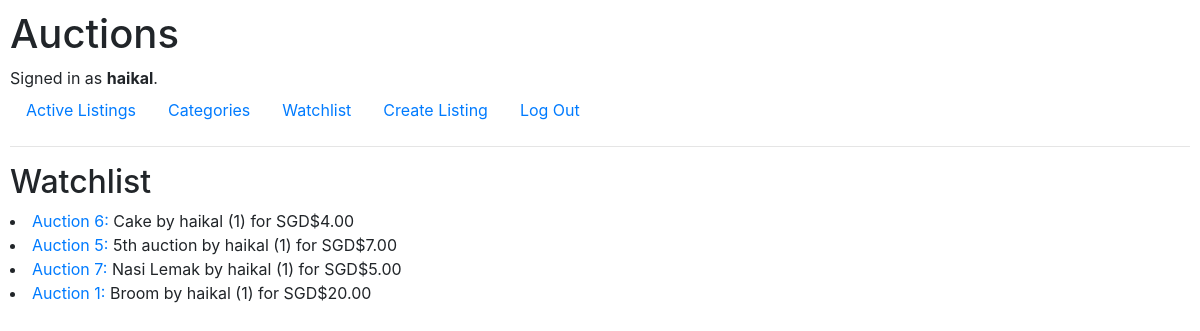
/auctions/watchlist (signed in), run on the app's committed database.
### auctions/models.py (models this page shows, shortened)
class User(AbstractUser):
    country = models.CharField(max_length=64)
    def __str__(self):
        return f"{self.username} ({self.id})"

class Auction(models.Model):
    BOOKS = 'Books'
    AUTOMOBILE = 'Automobile'
    TOYS = 'Toys'
    FOOD = 'Food'
    CLOTHING = 'Clothing'
    OTHERS = 'Others'
    CATEGORIES_CHOICES = [
        (BOOKS, 'Books'),
        (AUTOMOBILE, 'Automobile'),
        (TOYS, 'Toys'),
        (FOOD, 'Food'),
        (CLOTHING, 'Clothing'),
        (OTHERS, 'Others'),
    ]
    title = models.CharField(max_length=32)
    description = models.TextField(max_length=100)
    user = models.ForeignKey(User, on_delete=models.CASCADE, related_name="listings")
    watchlist = models.ManyToManyField(User, blank=True, related_name="watchlist")
    price = models.DecimalField(max_digits=5, decimal_places=2) # initial price
    bid = models.DecimalField(max_digits=5, decimal_places=2, default=0.0)
    bidder = models.ManyToManyField(User, blank=True, related_name="bidder")
    picture = models.URLField()
    category = models.CharField(max_length=32, choices=CATEGORIES_CHOICES, default=OTHERS)
    active = models.BooleanField(default=True) # the status of the listing, if it's active or not

### auctions/views.py (the view)
# urls.py: path("watchlist", views.watchlist, name="watchlist"),
@login_required(login_url='/accounts/login/')
def watchlist(request):
    user = request.user
    watchlist = user.watchlist.all()
    return render(request, "auctions/watchlist.html", {
        "watchlist": watchlist
    })

### auctions/templates/auctions/watchlist.html
{% extends "auctions/layout.html" %}
{% block body %}
    <h2>Watchlist</h2>
    {% for listing in watchlist %}
            <li> <a href="{% url 'auctions:listing' listing.id %}">Auction {{ listing.id }}:</a> {{ listing.title }} by {{ listing.user }} for SGD${{ listing.price }} </li>
    {% endfor %}
{% endblock %}

### auctions/templates/auctions/layout.html (shortened to what this page needs)
{% load static %}
<!DOCTYPE html>
<html lang="en">
    <head>
        <link rel="stylesheet" href="https://stackpath.bootstrapcdn.com/bootstrap/4.4.1/css/bootstrap.min.css">
        <link href="{% static 'auctions/styles.css' %}" rel="stylesheet">
    </head>
    <body>
        <h1>Auctions</h1>
        <div>
            {% if user.is_authenticated %}
                Signed in as <strong>{{ user.username }}</strong>.
            {% else %}
                Not signed in.
            {% endif %}
        </div>
        <ul class="nav">
            {% if user.is_authenticated %}
                <li class="nav-item">
                    <a class="nav-link" href="{% url 'auctions:index' %}">Active Listings</a>
                </li>
                <li class="nav-item">
                    <a class="nav-link" href="{% url 'auctions:categoriesMain' %}">Categories</a>
                </li>
                <li>
                    <a class="nav-link" href="{% url 'auctions:watchlist' %}">Watchlist</a>
                </li>
                <li class="nav-item">
                    <a class="nav-link" href="{% url 'auctions:createListing' %}">Create Listing</a>
                </li>
                <li class="nav-item">
                    <a class="nav-link" href="{% url 'auctions:logout' %}">Log Out</a>
                </li>
            {% endif %}
        </ul>
        <hr>
        {% block body %}
        {% endblock %}
    </body>
</html>

### auctions/static/auctions/styles.css (style rules this page uses)
body { padding: 10px; }

### data on the page
User: username "haikal"
Auction: id "6", title "Cake", user "haikal (1)", price "4.00"
Auction: id "5", title "5th auction", user "haikal (1)", price "7.00"
Auction: id "7", title "Nasi Lemak", user "haikal (1)", price "5.00"
Auction: id "1", title "Broom", user "haikal (1)", price "20.00"
